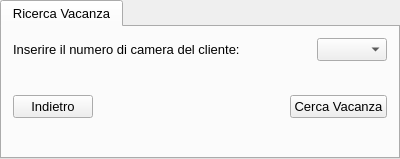
<?xml version="1.0" encoding="UTF-8"?>
<ui version="4.0">
 <class>tabRicercaVacanza</class>
 <widget class="QTabWidget" name="tabRicercaVacanza">
  <property name="geometry">
   <rect>
    <x>0</x>
    <y>0</y>
    <width>400</width>
    <height>159</height>
   </rect>
  </property>
  <property name="minimumSize">
   <size>
    <width>400</width>
    <height>150</height>
   </size>
  </property>
  <property name="font">
   <font>
    <family>Arial</family>
    <pointsize>10</pointsize>
   </font>
  </property>
  <property name="windowTitle">
   <string>Struttura Alberghiera</string>
  </property>
  <widget class="QWidget" name="tab">
   <attribute name="title">
    <string>Ricerca Vacanza</string>
   </attribute>
   <layout class="QGridLayout" name="gridLayout">
    <property name="leftMargin">
     <number>11</number>
    </property>
    <property name="topMargin">
     <number>11</number>
    </property>
    <property name="rightMargin">
     <number>11</number>
    </property>
    <property name="bottomMargin">
     <number>11</number>
    </property>
    <item row="1" column="0" colspan="2">
     <widget class="QWidget" name="widget" native="true">
      <layout class="QHBoxLayout" name="horizontalLayout">
       <property name="leftMargin">
        <number>0</number>
       </property>
       <property name="topMargin">
        <number>0</number>
       </property>
       <property name="rightMargin">
        <number>0</number>
       </property>
       <property name="bottomMargin">
        <number>0</number>
       </property>
       <item>
        <widget class="QPushButton" name="btnIndietro">
         <property name="sizePolicy">
          <sizepolicy hsizetype="Maximum" vsizetype="Fixed">
           <horstretch>0</horstretch>
           <verstretch>0</verstretch>
          </sizepolicy>
         </property>
         <property name="text">
          <string>Indietro</string>
         </property>
        </widget>
       </item>
       <item>
        <spacer name="horizontalSpacer">
         <property name="orientation">
          <enum>Qt::Horizontal</enum>
         </property>
         <property name="sizeHint" stdset="0">
          <size>
           <width>126</width>
           <height>20</height>
          </size>
         </property>
        </spacer>
       </item>
       <item>
        <widget class="QPushButton" name="btnCerca">
         <property name="sizePolicy">
          <sizepolicy hsizetype="Maximum" vsizetype="Fixed">
           <horstretch>0</horstretch>
           <verstretch>0</verstretch>
          </sizepolicy>
         </property>
         <property name="text">
          <string>Cerca Vacanza</string>
         </property>
        </widget>
       </item>
      </layout>
     </widget>
    </item>
    <item row="0" column="1">
     <widget class="QComboBox" name="combobox">
      <property name="maximumSize">
       <size>
        <width>70</width>
        <height>16777215</height>
       </size>
      </property>
      <property name="maxVisibleItems">
       <number>20</number>
      </property>
     </widget>
    </item>
    <item row="0" column="0">
     <widget class="QLabel" name="labelInserireNumeroCameraCliente">
      <property name="text">
       <string>Inserire il numero di camera del cliente:</string>
      </property>
     </widget>
    </item>
   </layout>
  </widget>
 </widget>
 <resources/>
 <connections/>
</ui>
